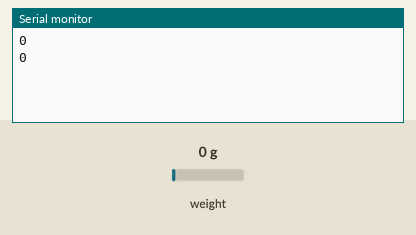
The sketch below on a simulated Arduino Uno, built with avr-gcc and run on an emulated ATmega328P. Parts: the last lines printed to the serial monitor. Inputs (shaded band) come from the test bench; at power-on: weight on the scale 0 g.

Above: at 2.0 s.
2.1 s: weight on the scale set to 100 g
At 3.2 s:
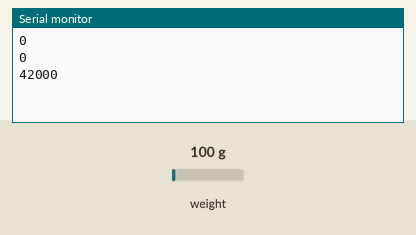
3.6 s: weight on the scale set to 1250 g
At 5.4 s:
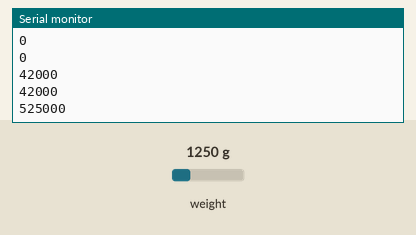
Timing chart, 0 to 6.9 s (numbered marks = the images above; inputs shaded):
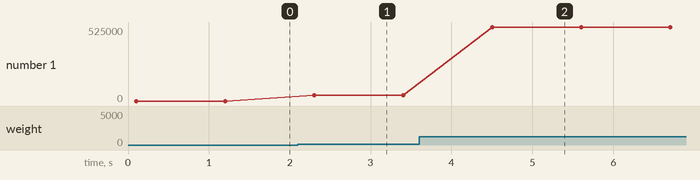

The sketch:

HX711_CALIBRATE.ino
```cpp
#include "HX711.h"

// HX711 circuit wiring
const int LOADCELL_DOUT_PIN = 2;
const int LOADCELL_SCK_PIN = 3;

HX711 scale;

void setup() {
  Serial.begin(57600);
  scale.begin(LOADCELL_DOUT_PIN, LOADCELL_SCK_PIN);
  pinMode(A5,INPUT);
  pinMode(A4,INPUT);
}

void loop() {
  long readd=scale.read();
  Serial.println(readd);
//  Serial.print(',');
//  long readd1=scale.get_value();
//  Serial.print(readd1);
//  Serial.print(',');
//  long readd2=scale.get_units();
//  Serial.println(readd2);

//  Serial.print(scale.is_ready());
//
//  if (scale.is_ready()) {
//
////    scale.set_scale();
////    Serial.println("Tare... remove any weights from the scale.");
////    delay(5000);
////    scale.tare();
////    Serial.println("Tare done...");
////    Serial.print("Place a known weight on the scale...");
////    delay(5000);
////    long reading = scale.get_units(10);
////    Serial.print("Result: ");
////    Serial.println(reading);
//  }
//  else {
//    Serial.println("HX711 not found.");
//  }
  delay(1000);
}
```

Measured:
- after the input at 2.1 s, the serial monitor: prints a new line after 0.20 s (image 1)
- after the input at 3.6 s, the serial monitor: prints a new line after 0.90 s (image 2)
- plotted number 1: 0 → 42000 after the input at 2.1 s, 42000 → 525000 after the input at 3.6 s
